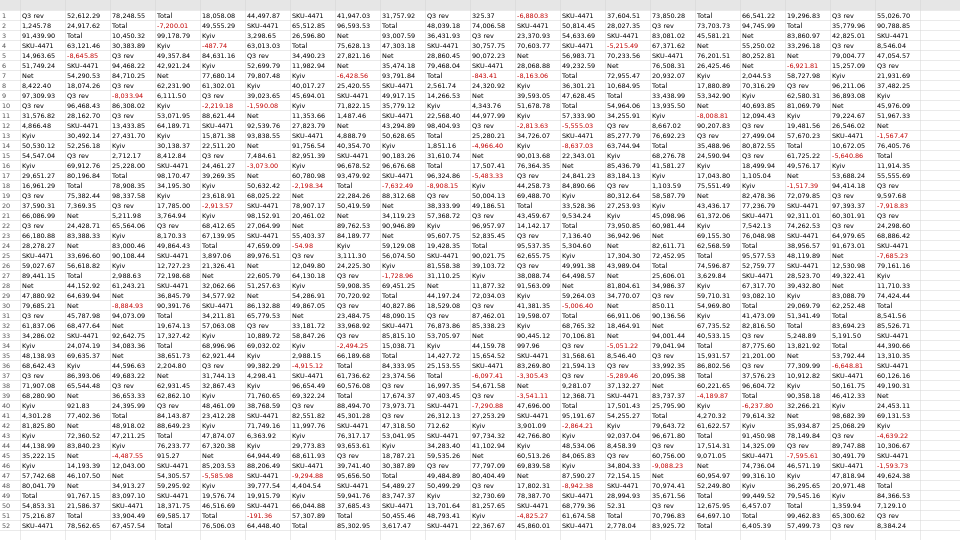
#> input picture tools/oo-screen/bench/corpus/sheet-1080p.png, 1920 x 1080 px (shown at 1/2 size)
$ python workloads_run.py
#> lines starting #> are read from the running program, lines starting #| are printed output that depends on the picture
### tools/oo-screen/bench/quality/workloads.py
"""bench/quality/workloads.py — synthetic 30 fps workload sequences (SIMULATION) built from bench/corpus.

Each workload is a deterministic, index-addressable frame source: `Workload.frame(i)` returns HxWx3 uint8 RGB.
Kinds: idle, typing, scroll, drag, video, mixed (a–e interleaved with office-hour proportions).
Also: still-run / refine schedule helpers used by workloads_run.py (pure functions, unit-tested)."""
import math, os
import numpy as np
from PIL import Image

HERE = os.path.dirname(os.path.abspath(__file__))
CORPUS = os.path.join(HERE, "..", "corpus")
FPS = 30
W, H = 1920, 1080
KINDS = ["idle", "typing", "scroll", "drag", "video", "mixed"]
# office-hour proportions for "mixed" (fraction of time)
MIX = {"idle": 0.45, "typing": 0.25, "scroll": 0.10, "drag": 0.05, "video": 0.15}


def load(name, corpus=CORPUS):
#> called with name = 'sheet-1080p.png', corpus = 'tools/oo-screen/bench/quality/../corpus'
    return np.asarray(Image.open(os.path.join(corpus, name)).convert("RGB"))
#> returned value is the input picture: shape (1080, 1920, 3); mean R, G, B 234.4, 233.7, 233.7


class Sources:
    def __init__(self, corpus=CORPUS, size=(W, H)):
        w, h = size
        def fit(a):
            return np.ascontiguousarray(np.asarray(Image.fromarray(a).resize((w, h), Image.BICUBIC))
                                        if a.shape[:2] != (h, w) else a)
        self.sheet = fit(load("sheet-1080p.png", corpus))
        self.code = fit(load("code-light-1080p.png", corpus))
#> call 2 of load, with name = 'code-light-1080p.png', corpus = 'tools/oo-screen/bench/quality/../corpus'
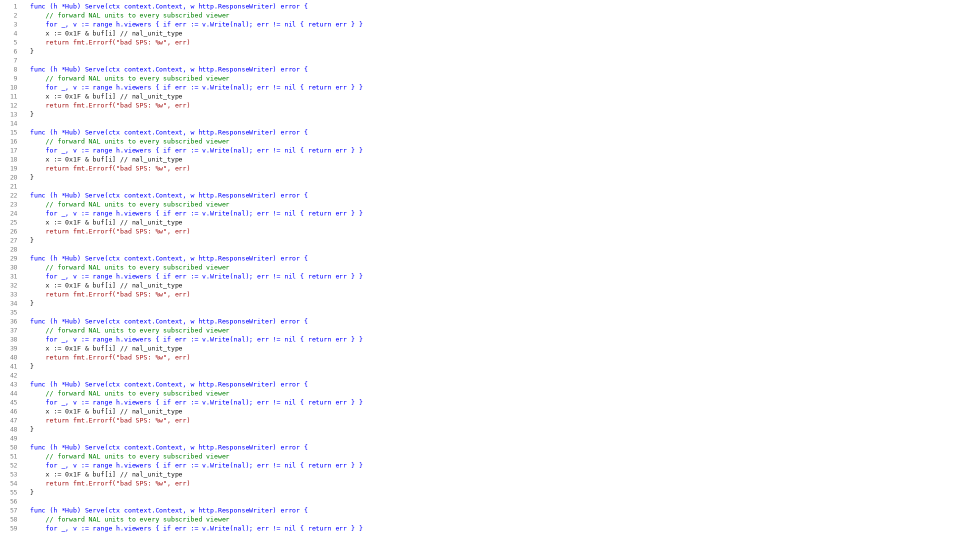
#> input picture tools/oo-screen/bench/corpus/code-light-1080p.png, 1920 x 1080 px (shown at 1/2 size)
#> in load, returned value is the input picture: shape (1080, 1920, 3); mean R, G, B 251, 251.1, 253.1
        self.dark = fit(load("code-dark-1080p.png", corpus))
#> call 3 of load, with name = 'code-dark-1080p.png', corpus = 'tools/oo-screen/bench/quality/../corpus'
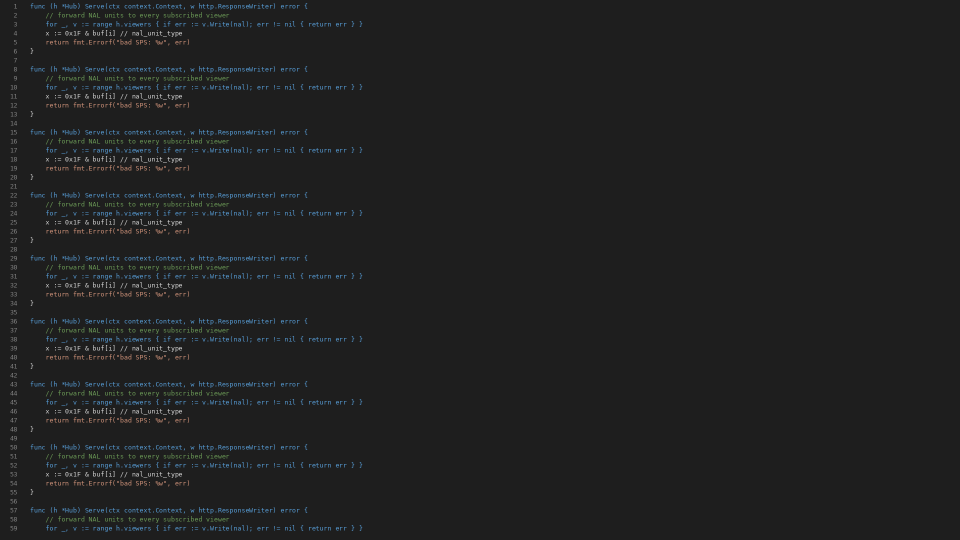
#> input picture tools/oo-screen/bench/corpus/code-dark-1080p.png, 1920 x 1080 px (shown at 1/2 size)
#> in load, returned value is the input picture: shape (1080, 1920, 3); mean R, G, B 31.6, 32.3, 32.6
        self.color = fit(load("colortext-1080p.png", corpus))
#> call 4 of load, with name = 'colortext-1080p.png', corpus = 'tools/oo-screen/bench/quality/../corpus'
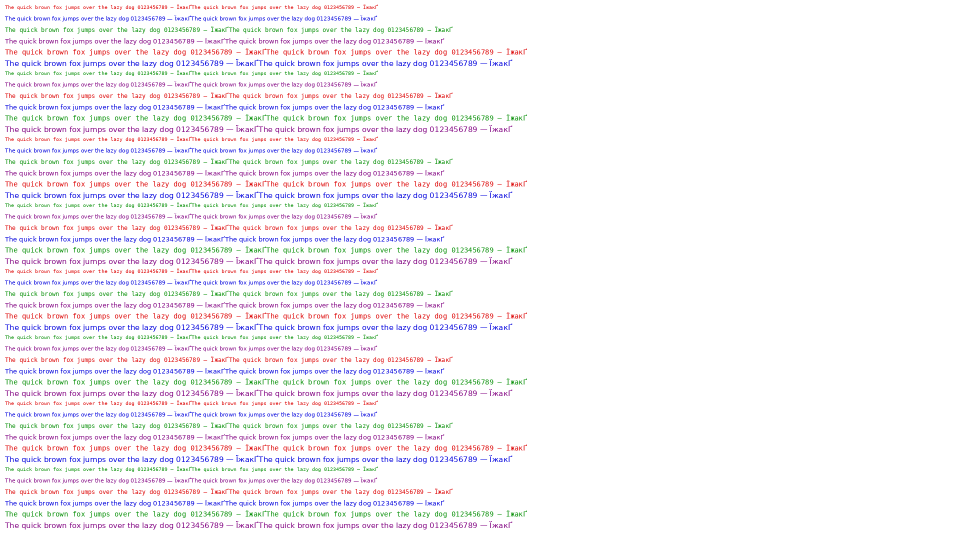
#> input picture tools/oo-screen/bench/corpus/colortext-1080p.png, 1920 x 1080 px (shown at 1/2 size)
#> in load, returned value is the input picture: shape (1080, 1920, 3); mean R, G, B 247.1, 244.7, 247.5
        self.w, self.h = w, h


class Idle:
    def __init__(self, s): self.s = s
    def frame(self, i): return self.s.sheet


class Typing:
    """Spreadsheet cell editing: one glyph every ~150 ms, caret blink 530 ms."""
    GW, GH, CELL_CH = 8, 14, 12

    # [5 lines left out: function __init__, not called in this run]

    def _pos(self, k):
        row, col = divmod(k, self.CELL_CH)
        return self.x0 + col * (self.GW + 1), self.y0 + (row % 30) * 22

    # [13 lines left out: function frame, not called in this run]


class Scroll:
    """Continuous vertical scroll 3..10 px/frame over a tall sheet+code canvas."""
    # [5 lines left out: function __init__, not called in this run]

    def frame(self, i):
        o = int(self.off[min(i, len(self.off) - 1)]) % (self.canvas.shape[0] - self.h)
        return self.canvas[o:o + self.h]


class Drag:
    """900x600 window (code) dragged over the sheet desktop: 2 s moving (~12 px/frame), 1 s pause."""
    WW, WH = 900, 600

    # [18 lines left out: functions __init__, pos, frame, not called in this run]


class Video:
    """640x360 natural-like animation (moving gradients + drifting filtered noise) in the bottom-right corner."""
    VW, VH = 640, 360

    # [48 lines left out: functions __init__, region, frame, mixed_schedule, not called in this run]


class Mixed:
    def __init__(self, s, n=FPS * 60):
        self.parts = {"idle": Idle(s), "typing": Typing(s), "scroll": Scroll(s), "drag": Drag(s), "video": Video(s)}
        self.sched = mixed_schedule(n)

    # [6 lines left out: function frame, not called in this run]


def make(kind, s):
    if kind == "typing-fast":  # key repeat / fast typist / terminal output: a glyph every 40 ms (not in KINDS)
        return Typing(s, glyph_ms=40)
    return {"idle": Idle, "typing": Typing, "scroll": Scroll, "drag": Drag, "video": Video, "mixed": Mixed}[kind](s)


# ---- schedule helpers -------------------------------------------------------------------

# [33 lines left out: functions changed_flags, still_runs, refine_frames, not called in this run]


def pctl(a, p):
    return float(np.percentile(np.asarray(a, dtype=np.float64), p)) if len(a) else float("nan")

### tools/oo-screen/bench/quality/workloads_run.py
#!/usr/bin/env python3
"""bench/quality/workloads_run.py — workload simulation (SIMULATION, x264 not MS MFT), writes RESULTS-workloads.md.

Per workload (workloads.py, 1920x1080, 30 fps, 60 s) and per rate (8/4/2 Mbit/s, PCVBR approx: -b:v mean,
-maxrate 1.5x mean, -bufsize 0.5 s of max) the sequence is encoded with x264 main 4:2:0 veryfast zerolatency.
Variants derived from that one encode:
  noskip  : every captured frame is encoded and sent
  skip    : unchanged frames (no-op) are not sent (their x264 output is a P-skip anyway, the reference is
            identical, so bytes = encoded size of changed frames only)
  refine  : skip + refine P-frames QP22 (after 200 ms still) and QP18 (after bytes/peak gap), cost/quality from a
            2-frame x264 -qp N encode [decoded state, original]
  tiles   : refine + lossless text tiles (internal/tiles.Select via Go helper tilesel, PNG bytes) once the
            refine is complete
Plus CPU proxy: x264 veryfast encode wall time of the first 600 frames on 1/2/4 threads."""
import argparse, hashlib, io, json, math, os, re, subprocess, tempfile, time
from concurrent.futures import ProcessPoolExecutor
import numpy as np
from PIL import Image
import metrics as M
import pipeline as P
import workloads as WL

HERE = os.path.dirname(os.path.abspath(__file__))
ROOT = os.path.abspath(os.path.join(HERE, "..", ".."))
RATES = [8000, 4000, 2000]
VARS = ["noskip", "skip", "refine", "tiles"]
VF = "scale=out_color_matrix=bt709:out_range=tv:flags=bicubic,format=yuv420p"


def rc_args(kbps):
    mx = kbps * 3 // 2
    return ["-b:v", f"{kbps}k", "-maxrate", f"{mx}k", "-bufsize", f"{mx // 2}k"]


# [12 lines left out: functions enc_cmd, packet_sizes, not called in this run]


def yuv_rgb(y, u, v):
    h, w = y.shape
    return P.yuv_to_rgb(y.astype(np.float64), P.up420(u.astype(np.float64), h, w), P.up420(v.astype(np.float64), h, w))


# [4 lines left out: function split, not called in this run]


def rgb_yuv420(rgb):
    y, cb, cr = P.rgb_to_yuv(rgb)
    return P.q8(y), P.q8(P.sub420(cb)), P.q8(P.sub420(cr))


# [28 lines left out: functions refine_pass, tiles_for, not called in this run]


def qual(ref, out, mask):
    es, _ = M.text_sharpness(ref, out, mask)
    return [M.psnr(ref, out), M.ssim(ref, out), es]


# [144 lines left out: functions block_area, simulate, not called in this run]


def cpu_proxy(kind, n, corpus, threads=(1, 2, 4), kbps=8000):
    """Encode the first n frames (pre-converted yuv420p on disk) at 8M with -threads t; wall time."""
    s = WL.Sources(corpus)
    wl = WL.make(kind, s)
    td = tempfile.mkdtemp()
    yuv = os.path.join(td, "src.yuv")
#> (the run stopped early here; a loop or call above may not have finished)
